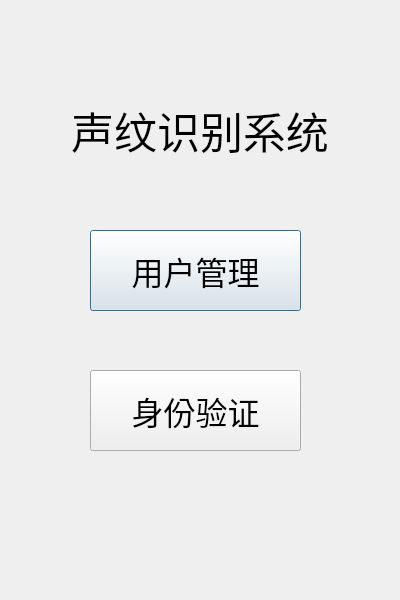
<?xml version="1.0" encoding="UTF-8"?>
<ui version="4.0">
 <class>initial_interface</class>
 <widget class="QDialog" name="initial_interface">
  <property name="geometry">
   <rect>
    <x>0</x>
    <y>0</y>
    <width>400</width>
    <height>600</height>
   </rect>
  </property>
  <property name="minimumSize">
   <size>
    <width>400</width>
    <height>600</height>
   </size>
  </property>
  <property name="maximumSize">
   <size>
    <width>400</width>
    <height>600</height>
   </size>
  </property>
  <property name="windowTitle">
   <string>Voiceprint Recognition</string>
  </property>
  <property name="whatsThis">
   <string>&lt;html&gt;&lt;head/&gt;&lt;body&gt;&lt;p&gt;声纹识别系统&lt;/p&gt;&lt;/body&gt;&lt;/html&gt;</string>
  </property>
  <widget class="QLabel" name="login_Label">
   <property name="geometry">
    <rect>
     <x>40</x>
     <y>90</y>
     <width>320</width>
     <height>80</height>
    </rect>
   </property>
   <property name="font">
    <font>
     <family>黑体</family>
     <pointsize>32</pointsize>
     <weight>50</weight>
     <bold>false</bold>
    </font>
   </property>
   <property name="cursor">
    <cursorShape>ArrowCursor</cursorShape>
   </property>
   <property name="text">
    <string>声纹识别系统</string>
   </property>
   <property name="alignment">
    <set>Qt::AlignCenter</set>
   </property>
  </widget>
  <widget class="QPushButton" name="register_pushbutton">
   <property name="geometry">
    <rect>
     <x>90</x>
     <y>230</y>
     <width>211</width>
     <height>81</height>
    </rect>
   </property>
   <property name="font">
    <font>
     <family>黑体</family>
     <pointsize>24</pointsize>
    </font>
   </property>
   <property name="text">
    <string>用户管理</string>
   </property>
  </widget>
  <widget class="QPushButton" name="verification_pushbutton">
   <property name="geometry">
    <rect>
     <x>90</x>
     <y>370</y>
     <width>211</width>
     <height>81</height>
    </rect>
   </property>
   <property name="font">
    <font>
     <family>黑体</family>
     <pointsize>24</pointsize>
    </font>
   </property>
   <property name="text">
    <string>身份验证</string>
   </property>
  </widget>
 </widget>
 <resources/>
 <connections/>
</ui>
